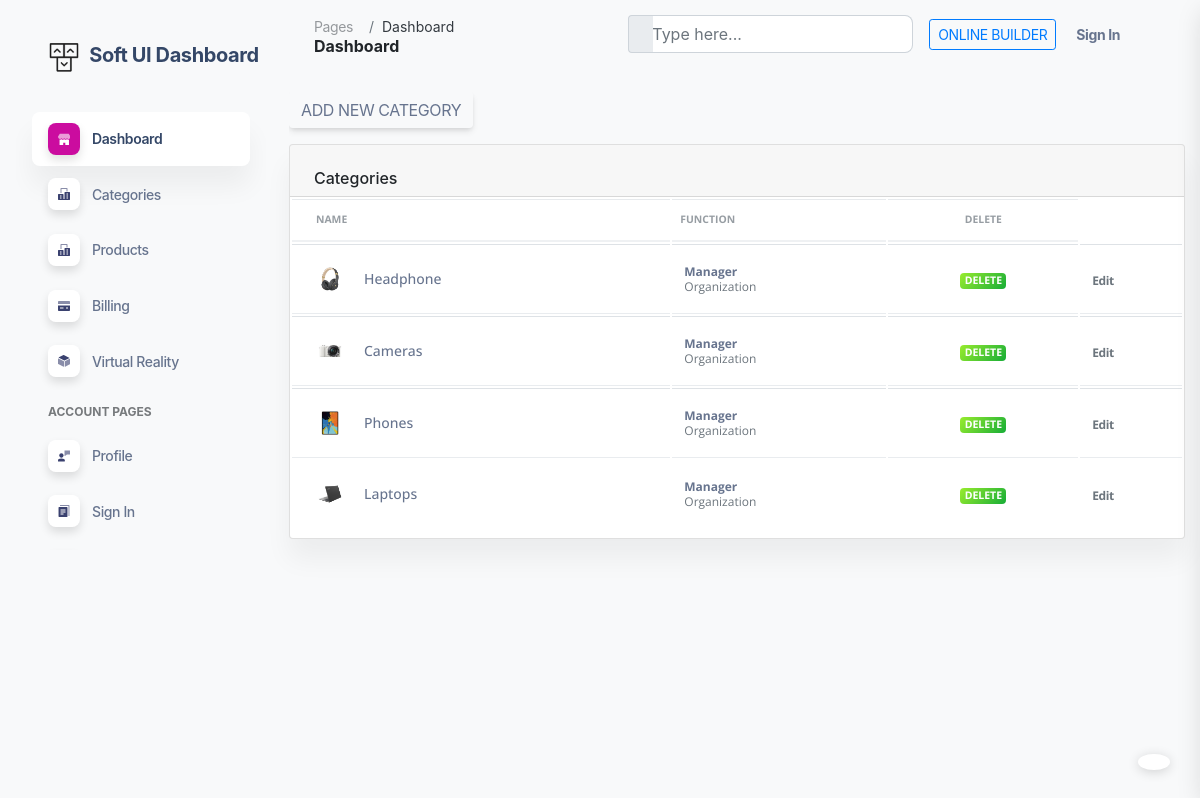
The page /dashboard/add_category/ on the database as committed earlier.
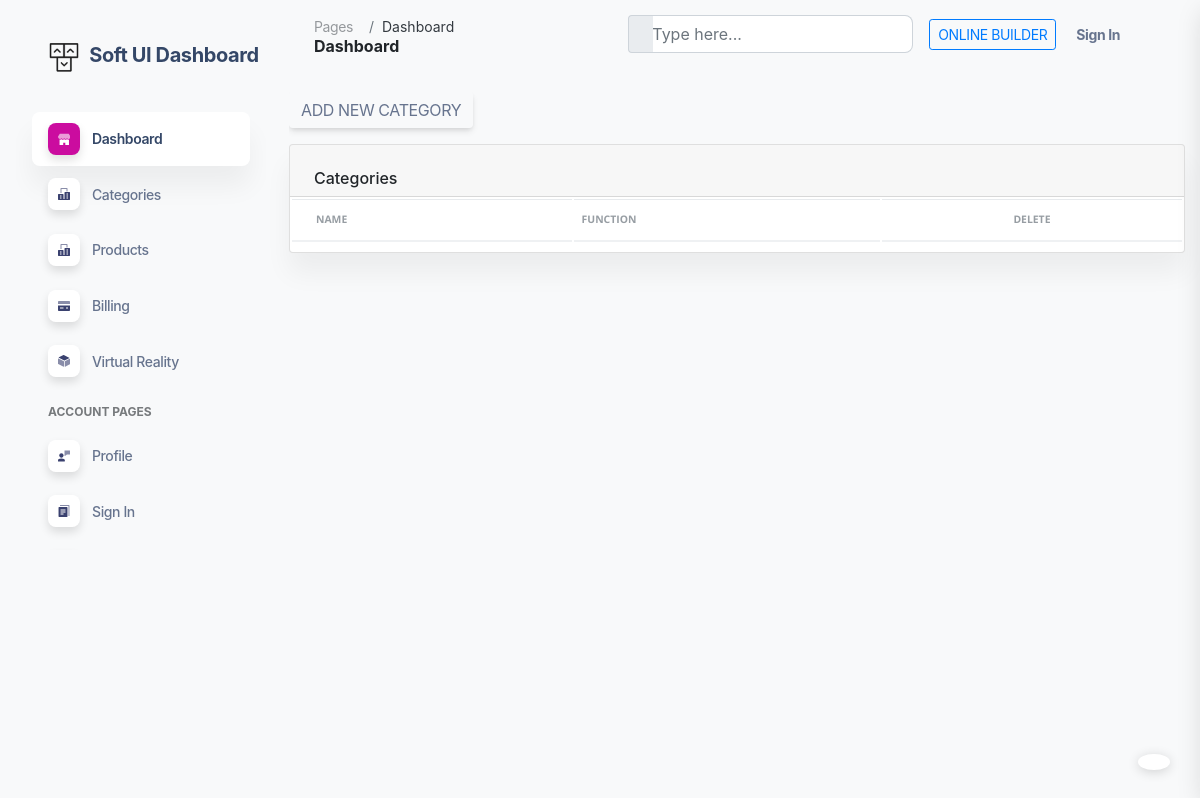
The same page on the database as committed later.
### store/models.py (models this page shows, shortened)
class Category(models.Model):
    name = models.CharField(max_length=30)
    image = models.ImageField(upload_to='Category',null=True, blank=True)
    @property
    def imageURL(self):
        try:
            return self.image.url
        except:
            pass

### dashboard/views.py (the view, shortened to what this page needs)
# urls.py: path('add_category/', add_category, name='add_category'),
def add_category(request):
    categories = Category.objects.all().order_by('-id')
    return render(request, 'dashboard/add_category.html',{'categories':categories})

### store/contex_pro.py (called while the page is built)
def context_process(request):
    try:
        products = Card.objects.get(user=request.user).product.all()
        context = {
            'categories': Category.objects.all(),
            'card_products': products,
            'total': sum(Cart_products.objects.filter(card__user=request.user).values_list('total',flat=True)),
            'count':products.count()
        }
    except:
        context = {
            'categories': Category.objects.all(),
        }
    return context

### templates/dashboard/add_category.html (shortened to what this page needs)
{% extends 'dashboard/admin.html' %}
{% load static %}
{% block head %}
    <link rel="stylesheet" href="https://cdn.jsdelivr.net/npm/bootstrap@4.0.0/dist/css/bootstrap.min.css">
{% endblock %}
{% block admin %}
    <div class="container-fluid py-4">
      <div class="row">
        <div class="col-12">
        <div class="page-header">
          <button class="btn btn-inverse-success" data-toggle="modal" data-target="#exampleModal">Add new category</button>
        </div>
          <div class="card mb-4">
            <div class="card-header pb-0">
              <h6>Categories</h6>
            </div>
            <div class="card-body px-0 pt-0 pb-2">
              <div class="table-responsive p-0">
                <table class="table align-items-center mb-0">
                  <thead>
                    <tr>
                      <th class="text-uppercase text-secondary text-xxs font-weight-bolder opacity-7">Name</th>
                      <th class="text-uppercase text-secondary text-xxs font-weight-bolder opacity-7 ps-2">Function</th>
                      <th class="text-center text-uppercase text-secondary text-xxs font-weight-bolder opacity-7">Delete</th>
                    </tr>
                  </thead>
                  <tbody>
                  {% for c in categories %}
                    <tr id="delete_category{{ c.id }}" >
                      <td>
                        <div class="d-flex px-2 py-1">
                          <div>
                            <img src="{{ c.imageURL }}" class="avatar avatar-sm me-3" alt="user1">
                          </div>
                          <div class="d-flex flex-column justify-content-center">
                            <h6 class="mb-0 text-sm">{{ c.name }}</h6>
                          </div>
                        </div>
                      </td>
                      <td>
                        <p class="text-xs font-weight-bold mb-0">Manager</p>
                        <p class="text-xs text-secondary mb-0">Organization</p>
                      </td>
                      <td class="align-middle text-center text-sm">
                        <span onclick="delete_category({{ c.id }})" style="cursor: pointer" class="badge badge-sm bg-gradient-success">Delete</span>
                      </td>
                      <td class="align-middle">
                        <a href="javascript:;" class="text-secondary font-weight-bold text-xs" data-toggle="tooltip" data-original-title="Edit user">
                          Edit
                        </a>
                      </td>
                    </tr>
                  {% endfor %}
                  </tbody>
                </table>
              </div>
            </div>
          </div>
        </div>
      </div>
    </div>
{% endblock %}

Rows that differ between the two databases and show on the page:
removed Category: imageURL (picture), name "Headphone"
removed Category: imageURL (picture), name "Cameras"
removed Category: imageURL (picture), name "Phones"
removed Category: imageURL (picture), name "Laptops"
